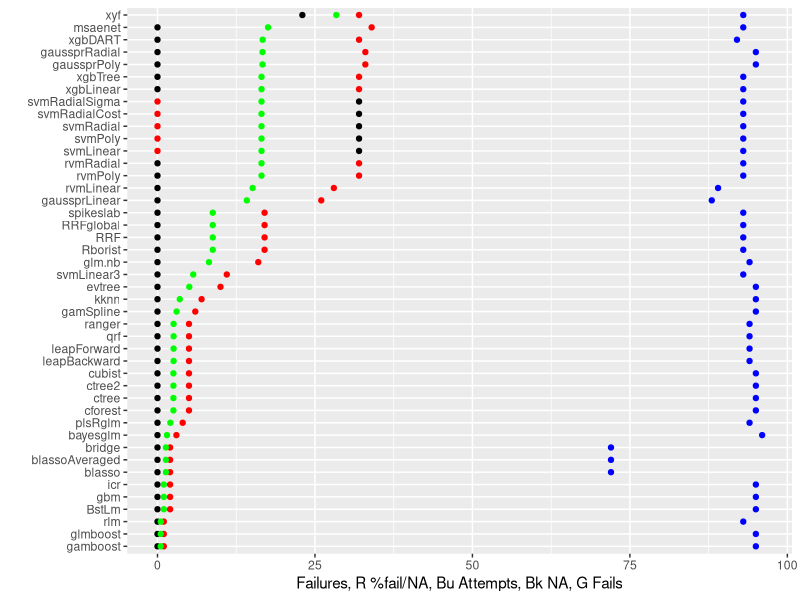
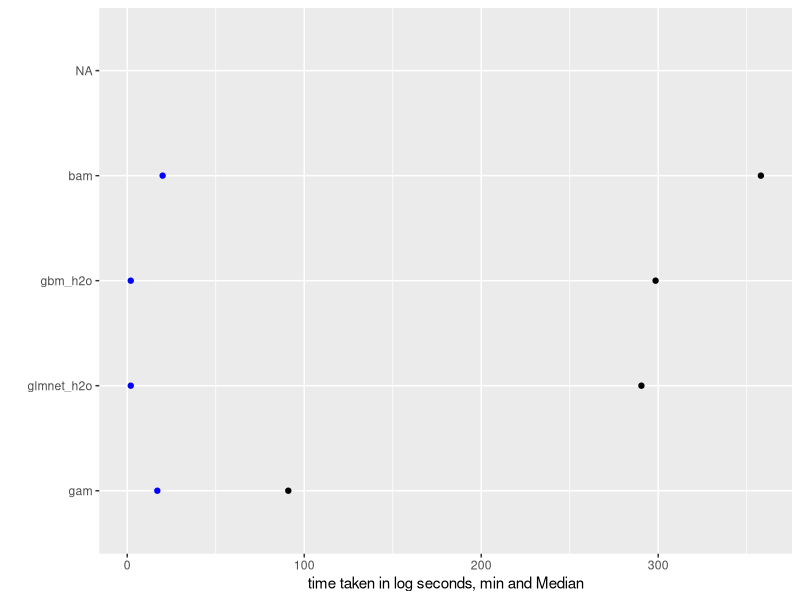
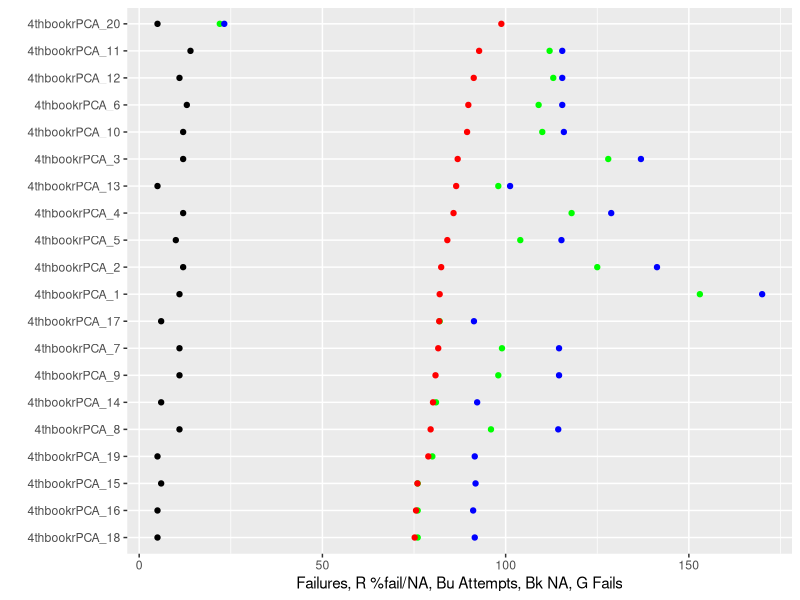
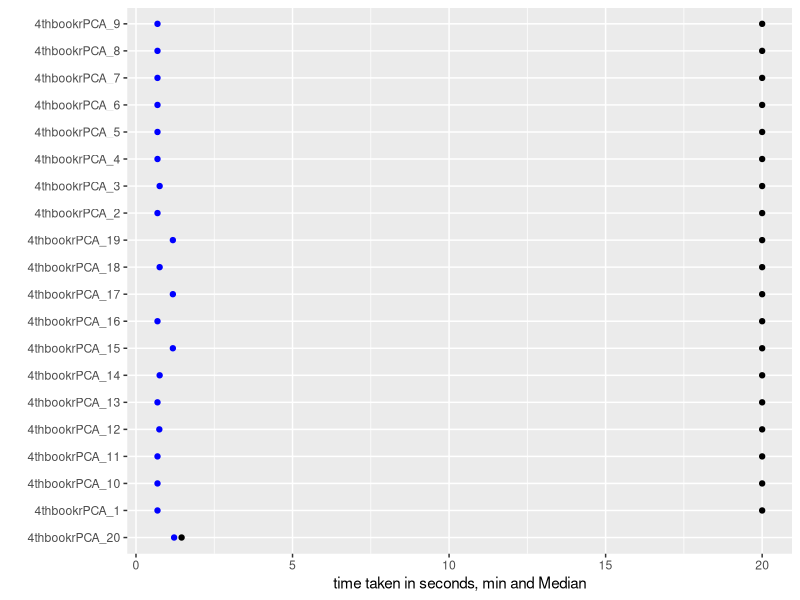
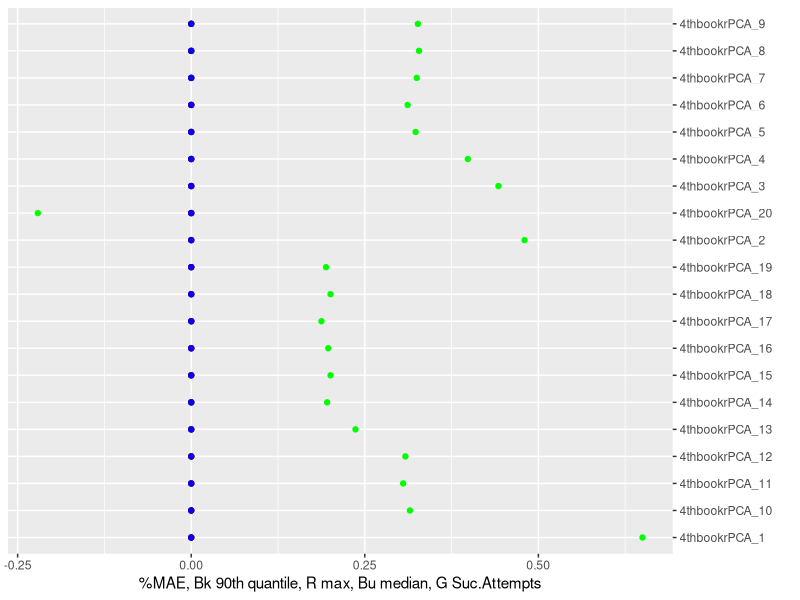
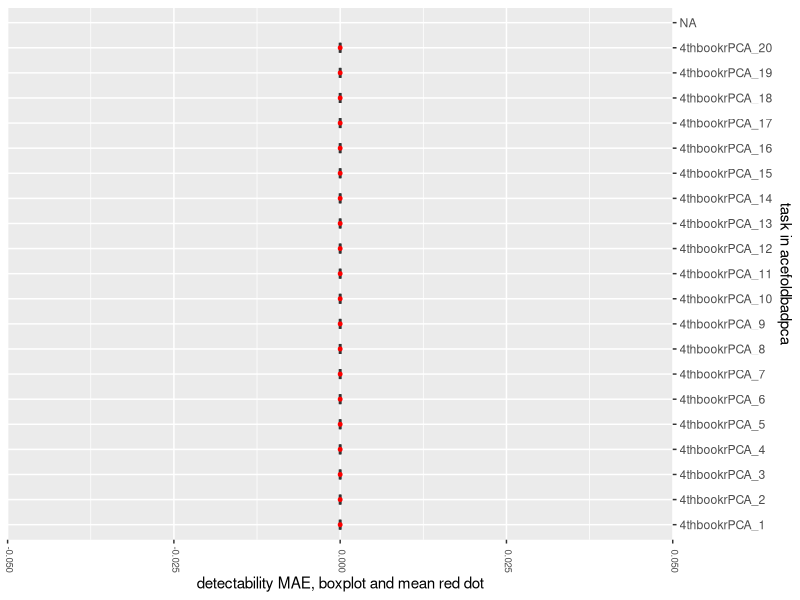
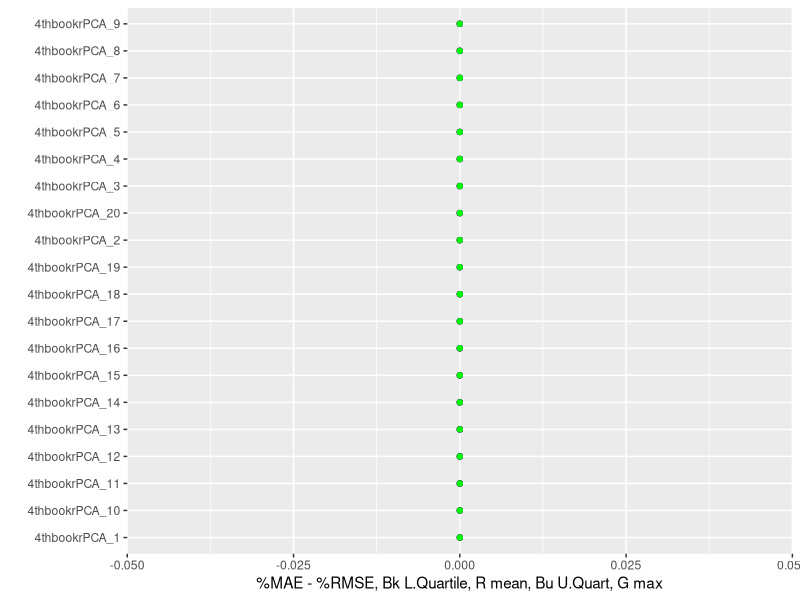
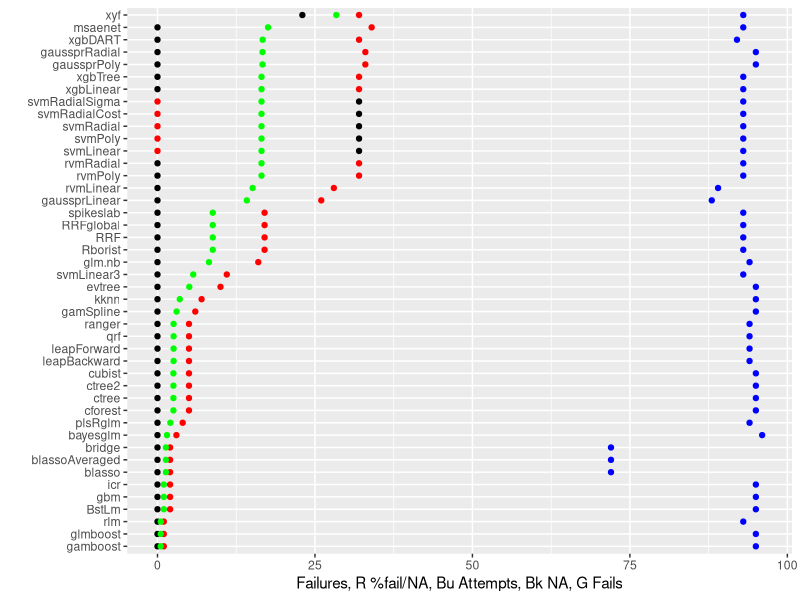

These figures' R source, in order: (Note: this script raises an error after producing the figures.)
#ggplot: how  label, print to file
exp.name<-"acefoldbadpca"
mainDir<-getwd()
subDir<-exp.name
expiramentresults<-read.csv("acefoldbadpca.csv", sep = ",",fill=TRUE, header =T,quote="",dec=".")
gene.expect<-matrix(data = NA, nrow = 100, ncol = 100, byrow = FALSE,
                    dimnames = NULL)#gene.expect<-read.csv("gens names.csv", sep = ",",fill=TRUE, header = F,quote="",dec=".")
dir.create(file.path(mainDir, subDir))
setwd(file.path(mainDir, subDir))

#for highfold
expiramentresults[,10] <- paste(expiramentresults[,10],expiramentresults[,16],sep="_")
expiramentresults<-expiramentresults[(expiramentresults[,7]!="perfect"),]

library(ggplot2)    
library(reshape2) 
#######percent failed######
fails.df<-data.frame()
countr=0
for(algo in unique(expiramentresults[,7]))
{
  countr=countr+1
  fails.df[countr,1]<-algo
  fails.df[countr,2]<-as.numeric(sum(expiramentresults[,7]==algo))
  fails.df[countr,3]<-as.numeric(sum((expiramentresults[,1]=="Fail")*(expiramentresults[,7]==algo), na.rm = T))
  fails.df[countr,4]<-as.numeric(sum((is.na(expiramentresults[,1]))*(expiramentresults[,7]==algo)))
  fails.df[countr,5]<-(as.numeric(fails.df[countr,4])+as.numeric(fails.df[countr,3]))/as.numeric(fails.df[countr,2])
}
iti <- order(fails.df[,5],-fails.df[,4])
fails.df<-rbind(fails.df)[iti,]
write.table(fails.df,
            file = paste(exp.name,"Fails.csv", sep = ""), append =F, quote = F, sep = ",",
            eol = "\n", na = "", dec = ".", row.names = F,
            col.names = F, qmethod = "double")
not.interesting<-(fails.df[,5]==1) + (fails.df[,5]<.001)
I.fails.df<-fails.df[!not.interesting,]
library(ggplot2)

z<-ggplot(I.fails.df, aes(y = I.fails.df[,4], x = reorder(I.fails.df[,1], I.fails.df[,5]))) + geom_point()+ coord_flip()
z+ geom_point(colour="red",aes(I.fails.df[,1] ,I.fails.df[,3]),na.rm = TRUE)+
  geom_point(colour="blue",aes(I.fails.df[,1] ,I.fails.df[,2]))+
  geom_point(colour="green",aes(I.fails.df[,1] ,(I.fails.df[,5]*.5*max(I.fails.df[,2]))))+
  ylab(paste("Failures, R %fail/NA, Bu Attempts, Bk NA, G Fails")) + xlab("")
ggsave(paste(exp.name,"Fails.png", sep = ""),plot = last_plot(),scale = 3)

#####time taken#####
time.df<-data.frame()
countr=0
for(algo in unique(expiramentresults[,7]))
{
  countr=countr+1
  only.algo<-(expiramentresults[,7]==algo)
  time.df[countr,1]<-algo
  time.df[countr,2]<-min(expiramentresults[only.algo,21],na.rm = T)
  time.df[countr,3]<-median(expiramentresults[only.algo,21],na.rm = T)
  time.df[countr,4]<-mean(expiramentresults[only.algo,21],na.rm = T)
  time.df[countr,5]<-max(expiramentresults[only.algo,21],na.rm = T)
}
iti <- order(time.df[,3],time.df[,4])
time.df<-rbind(time.df)[iti,]
write.table(time.df,
            file = paste(exp.name,"Time.csv", sep = ""), append =F, quote = F, sep = ",",
            eol = "\n", na = "", dec = ".", row.names = F,
            col.names = F, qmethod = "double")
not.interesting<-(time.df[,3]<10) 
I.time.df<-time.df[!not.interesting,]
time.df[,2]<-log(time.df[,2])
time.df[,3]<-log(time.df[,3])

z<-ggplot(I.time.df, aes(y = I.time.df[,3], x = reorder(I.time.df[,1], I.time.df[,3]))) + geom_point()+ coord_flip()
z+   geom_point(colour="blue",aes(I.time.df[,1] ,I.time.df[,2]))+
  ylab(paste("time taken in log seconds, min and Median")) + xlab("")


  #geom_point(colour="green",aes(I.time.df[,1] ,(I.time.df[,6]/max(I.time.df[,6]))))
  ggsave(paste(exp.name,"Time.png", sep = ""),plot = last_plot(),scale = 3)
  
#####success by task#### 
fails.df<-data.frame()
countr=0
for(algo in unique(expiramentresults[,10]))
{
  countr=countr+1
  fails.df[countr,1]<-algo
  fails.df[countr,2]<-as.numeric(sum(expiramentresults[,10]==algo))
  fails.df[countr,3]<-as.numeric(sum((expiramentresults[,1]=="Fail")*(expiramentresults[,10]==algo), na.rm = T))
  fails.df[countr,4]<-as.numeric(sum((is.na(expiramentresults[,1]))*(expiramentresults[,10]==algo)))
  fails.df[countr,5]<-(as.numeric(fails.df[countr,4])+as.numeric(fails.df[countr,3]))/as.numeric(fails.df[countr,2])
}
iti <- order(fails.df[,5],-fails.df[,4])
fails.df<-rbind(fails.df)[iti,]
write.table(fails.df,
            file = paste(exp.name,"FailsTask.csv", sep = ""), append =F, quote = F, sep = ",",
            eol = "\n", na = "", dec = ".", row.names = F,
            col.names = F, qmethod = "double")
not.interesting<-(fails.df[,5]==1) + (fails.df[,5]<.01)
I.fails.df<-fails.df#[!not.interesting,]


z<-ggplot(I.fails.df, aes(y = I.fails.df[,4], x = reorder(I.fails.df[,1], I.fails.df[,5]))) + geom_point()+ coord_flip()
z+ geom_point(colour="green",aes(I.fails.df[,1] ,I.fails.df[,3]),na.rm = TRUE)+
  geom_point(colour="blue",aes(I.fails.df[,1] ,I.fails.df[,2]*170/max(I.fails.df[,2])))+
  geom_point(colour="red",aes(I.fails.df[,1] ,(I.fails.df[,5]*.5*max(I.fails.df[,2]))))+
  ylab(paste("Failures, R %fail/NA, Bu Attempts, Bk NA, G Fails")) + xlab("")

ggsave(paste(exp.name,"FailTask.png", sep = ""),plot = last_plot(),scale = 3)

#####time taken by task#####
time.df<-data.frame()
countr=0
for(algo in unique(expiramentresults[,10]))
{
  countr=countr+1
  only.algo<-(expiramentresults[,10]==algo)
  time.df[countr,1]<-algo
  time.df[countr,2]<-min(expiramentresults[only.algo,17],na.rm = T)
  time.df[countr,3]<-median(expiramentresults[only.algo,17],na.rm = T)
  time.df[countr,4]<-mean(expiramentresults[only.algo,17],na.rm = T)
  time.df[countr,5]<-max(expiramentresults[only.algo,17],na.rm = T)
}
iti <- order(time.df[,3],time.df[,4])
time.df<-rbind(time.df)[iti,]
write.table(time.df,
            file = paste(exp.name,"TimeTask.csv", sep = ""), append =F, quote = F, sep = ",",
            eol = "\n", na = "", dec = ".", row.names = F,
            col.names = F, qmethod = "double")
not.interesting<-(time.df[,3]<40) 
I.time.df<-time.df#[!not.interesting,]

z<-ggplot(I.time.df, aes(y = I.time.df[,3], x = reorder(I.time.df[,1], I.time.df[,3]))) + geom_point()+ coord_flip()
z+   geom_point(colour="blue",aes(I.time.df[,1] ,I.time.df[,2]))+
  ylab(paste("time taken in seconds, min and Median")) + xlab("")
ggsave(paste(exp.name,"TimeTask.png", sep = ""),plot = last_plot(),scale = 3)

#geom_point(colour="red",aes(I.time.df[,1] ,I.time.df[,4]),na.rm = TRUE)
#+
#geom_point(colour="green",aes(I.time.df[,1] ,(I.time.df[,6]/max(I.time.df[,6]))))

######power to detect by task#####
exp.res.noF<-expiramentresults[,1]
exp.res.noF<-as.numeric(levels(exp.res.noF))[exp.res.noF]
exp.res.noF[is.na(exp.res.noF)]<-0
exp.res.noF[exp.res.noF<0]<-0
power.df<-data.frame()
countr=0
for(algo in unique(expiramentresults[,10]))
{
  countr=countr+1
  only.algo<-as.logical((expiramentresults[,10]==algo)*(expiramentresults[,1]!="Fail"))
  only.algo[is.na(only.algo)]<-F
  if(sum(only.algo, na.rm=T)<1) {
    countr=countr-1    
    next()}
  power.df[countr,1]<-algo
  power.df[countr,2]<-min(exp.res.noF[only.algo],na.rm = T)
  power.df[countr,3]<-median(exp.res.noF[only.algo],na.rm = T)
  power.df[countr,4]<-round(mean(exp.res.noF[only.algo],na.rm = T),digits = 3)
  power.df[countr,5]<-max(exp.res.noF[only.algo],na.rm = T)
  power.df[countr,6]<-sum(only.algo, na.rm=T)
  power.df[countr,7]<-round(quantile(exp.res.noF[only.algo], probs = .90, na.rm =T),digits = 3)
  power.df[countr,8]<-round(quantile(exp.res.noF[only.algo], probs = .75, na.rm =T),digits = 3)
  
}

iti <- order(power.df[,5],power.df[,7])
power.df<-rbind(power.df)[iti,]
write.table(power.df,
            file = paste(exp.name,"PowerTask.csv", sep = ""), append =F, quote = F, sep = ",",
            eol = "\n", na = "", dec = ".", row.names = F,
            col.names = F, qmethod = "double")
#power.df<-data.frame(power.df, row.names = 1:length(power.df[,1]))
not.interesting<-(power.df[,6]<10)+ is.na(power.df[,6]) 
I.power.df<-power.df[!not.interesting,]

z<-ggplot(I.power.df, aes(y = I.power.df[,7], x = reorder(I.power.df[,1], I.power.df[,5]))) + geom_point()+ coord_flip()
z+ geom_point(colour="red",aes(I.power.df[,1] ,I.power.df[,5]),na.rm = TRUE)+scale_x_discrete(position = "top")+
  geom_point(colour="blue",aes(I.power.df[,1] ,I.power.df[,3]))+
  #geom_point(colour="purple",aes(I.power.df[,1] ,I.power.df[,3]))+
  geom_point(colour="green",aes(I.power.df[,1] ,(I.power.df[,6]/max(I.power.df[,6])-.35)))+
  ylab(paste("%MAE, Bk 90th quantile, R max, Bu median, G Suc.Attempts")) + xlab("")
ggsave(paste(exp.name,"PowerTask.png", sep = ""),plot = last_plot(),scale = 3)

ttdd<-data.frame()
ttdz<-data.frame()
iti <- order(power.df[,4],power.df[,3])
power.df<-rbind(power.df)[iti,]
orderedlevels<-factor(expiramentresults[,10], power.df[,1],  ordered = T)
ttdz<-data.frame(exp.res.noF,orderedlevels)
ttdd<-ttdz[expiramentresults[,1]!="Fail",]

p <- ggplot(as.data.frame(ttdd), aes(x=melt(ttdd)[,1],y=melt(ttdd)[,3]))
p  +geom_boxplot(width=0.4) + stat_summary(fun.y = "mean", colour = "red", size = 1, geom = "point")+
  theme(axis.text.x=element_text(size=7, angle=270,hjust=0.95,vjust=0.2))+scale_x_discrete(position = "top")+
  xlab(paste("task in",exp.name)) + ylab("detectability MAE, boxplot and mean red dot") + coord_flip()

ggsave(paste(exp.name,"PowerTaskMean.png", sep = ""),plot = last_plot(),scale = 3)
#some algos are better at some category of tasks and missing them could affect statistic metric index
########difference between %MAE & %RMSE by task####
exp.res.noF<-expiramentresults[,1]
exp.res.noF<-as.numeric(levels(exp.res.noF))[exp.res.noF]
exp.res.noF[is.na(exp.res.noF)]<-0

exp.res.noF2<-expiramentresults[,2]
exp.res.noF2<-as.numeric(levels(exp.res.noF2))[exp.res.noF2]
exp.res.noF2[is.na(exp.res.noF2)]<-0
Results.Defactor<-data.frame(exp.res.noF,exp.res.noF2,expiramentresults[,3:length(expiramentresults[1,])])

exp.res.noFZ<-exp.res.noF;exp.res.noFZ2<-exp.res.noF2
for(countr in 1:length(exp.res.noFZ))
{if(exp.res.noFZ[countr]<0) exp.res.noFZ[countr]<-0
  if(exp.res.noFZ2[countr]<0) exp.res.noFZ2[countr]<-0 }
res.diff<-round((exp.res.noFZ-exp.res.noFZ2),digits = 3)
rel.res.diff<-(round((exp.res.noFZ-exp.res.noFZ2)/(exp.res.noFZ+exp.res.noFZ2),digits = 3))
rel.res.diff[is.na(rel.res.diff)]<-0

diff.df<-data.frame()
countr=0
for(algo in unique(Results.Defactor[,10]))
{
  countr=countr+1
  only.algo<-as.logical((Results.Defactor[,10]==algo)*(expiramentresults[,1]!="Fail"))
  only.algo[is.na(only.algo)]<-F
  if(sum(only.algo, na.rm=T)<1) {
    countr=countr-1    
    next()}
  diff.df[countr,1]<-algo
  diff.df[countr,2]<-sum(only.algo, na.rm=T)  
  fivenumber<-round(fivenum(res.diff[only.algo],na.rm = T),digits = 3)
  diff.df[countr,3]<-(fivenumber[1]);diff.df[countr,4]<-(fivenumber[2])
  diff.df[countr,5]<-(fivenumber[3]);diff.df[countr,6]<-(fivenumber[4]);diff.df[countr,7]<-(fivenumber[5])
  diff.df[countr,8]<-round(mean(res.diff[only.algo],na.rm = T),digits = 3)
  fivenumber<-round(fivenum(rel.res.diff[only.algo],na.rm = T),digits = 3)
  diff.df[countr,9]<-(fivenumber[1]);diff.df[countr,10]<-(fivenumber[2])
  diff.df[countr,11]<-(fivenumber[3]);diff.df[countr,12]<-(fivenumber[4]);diff.df[countr,13]<-(fivenumber[5])
  diff.df[countr,14]<-round(mean(rel.res.diff[only.algo],na.rm = T),digits = 3)
}

iti <- order(diff.df[,5],diff.df[,11])
diff.df<-rbind(diff.df)[iti,]
write.table(diff.df,
            file = paste(exp.name,"DiffTask.csv", sep = ""), append =F, quote = F, sep = ",",
            eol = "\n", na = "", dec = ".", row.names = F,
            col.names = F, qmethod = "double")
#diff.df<-data.frame(diff.df, row.names = 1:length(diff.df[,1]))
not.interesting<-(diff.df[,6]<10)+ is.na(diff.df[,6]) 
I.diff.df<-diff.df#[!not.interesting,]

z<-ggplot(I.diff.df, aes(y = I.diff.df[,4], x = reorder(I.diff.df[,1], I.diff.df[,8]))) + geom_point()+ coord_flip()
z+ geom_point(colour="red",aes(I.diff.df[,1] ,I.diff.df[,8]),na.rm = TRUE)+
  geom_point(colour="blue",aes(I.diff.df[,1] ,I.diff.df[,6]))+
  geom_point(colour="green",aes(I.diff.df[,1] ,(I.diff.df[,7])))+
  ylab(paste("%MAE - %RMSE, Bk L.Quartile, R mean, Bu U.Quart, G max")) + xlab("")
ggsave(paste(exp.name,"DiffTask.png", sep = ""),plot = last_plot(),scale = 3)

#########acceptable minimum ######
acceptablePloss<-.05
lowestFindScore<-.01
acceptAlgo.df<-data.frame()
acceptAlgo.df[1,1]<-NA
acceptAlgo.df[,c(1:400)]<-NA
acceptAlgo.Rdf<-data.frame()
acceptAlgo.Rdf[1,1]<-NA
acceptAlgo.Rdf[,c(1:400)]<-NA
countr=0
for(algo in unique(expiramentresults[,10]))
{
  countr=countr+1
  only.algo<-as.logical((expiramentresults[,10]==algo)*(expiramentresults[,1]!="Fail"))
  only.algo[is.na(only.algo)]<-F
  if(sum(only.algo, na.rm=T)<1) {
    countr=countr-1    
    next()}
  taskSeek=(power.df[,1]==algo)
  if(power.df[taskSeek,5]<lowestFindScore) {countr=countr-1 ; next()}
  minAccept<-power.df[taskSeek,5]*(1-acceptablePloss)
  acceptAlgo.df[countr,1]<-algo
  acceptAlgo<-as.logical((exp.res.noF>minAccept)*only.algo)
  acceptAlgo.df[countr,2]<-sum(acceptAlgo)
  acceptAlgo.df[countr,3]<-power.df[taskSeek,5]
  acceptAlgo.df[countr,4:(sum(acceptAlgo)+3)]<-as.character(expiramentresults[acceptAlgo,7])
  acceptAlgo.Rdf[countr,4:(sum(acceptAlgo)+3)]<-as.numeric(as.character(expiramentresults[acceptAlgo,1]))
 }

for(countr in 1:length(acceptAlgo.df[,3]))
{
  iti <- order(as.numeric(acceptAlgo.Rdf[countr,4:(acceptAlgo.df[countr,2]+3)]), decreasing = T)
  acceptAlgo.df[countr,4:(acceptAlgo.df[countr,2]+3)]<-(acceptAlgo.df[countr,4:(acceptAlgo.df[countr,2]+3)])[iti]
}

iti <- order(acceptAlgo.df[,3],acceptAlgo.df[,2])
#acceptAlgo.df<-rbind(acceptAlgo.df)[iti,]
gene.expect[,3]<-1#,gene.expect[length(acceptAlgo.df[,1]),3]
out<-data.frame(acceptAlgo.df[,1:2],acceptAlgo.df[,3:length(acceptAlgo.df[1,])])
write.table(out,
            file = paste(exp.name,acceptablePloss,"MinNecessary.csv", sep = ""), append =F, quote = F, sep = ",",
            eol = "\n", na = "", dec = ".", row.names = F,
            col.names = F, qmethod = "double")




######power to detect#####
exp.res.noF<-expiramentresults[,1]
exp.res.noF<-as.numeric(levels(exp.res.noF))[exp.res.noF]
exp.res.noF[is.na(exp.res.noF)]<-0
exp.res.noF[exp.res.noF<0]<-0

algPower.df<-data.frame()
countr=0
for(algo in unique(expiramentresults[,7]))
{
  countr=countr+1
  only.algo<-as.logical((expiramentresults[,7]==algo)*(expiramentresults[,1]!="Fail"))
  only.algo[is.na(only.algo)]<-F
  if(sum(only.algo, na.rm=T)<1) {
    countr=countr-1    
    next()}
  algPower.df[countr,1]<-algo
  algPower.df[countr,2]<-round(mean(exp.res.noF[only.algo],na.rm = T),digits = 3)

}

algo.max<-vector()
for(countr in 1:length(exp.res.noF)){
  for(task in 1:length(power.df[,1])){
    if(power.df[task,1]==expiramentresults[countr,10]){
      algo.max[countr]<-power.df[task,5]}}}

algo.max[algo.max<.2]<-.2
exp.res.noF<-exp.res.noF/algo.max
#exp.res.noF<-exp.res.noF+1-algo.max

#algPower.df<-data.frame()
countr=0
for(algo in unique(expiramentresults[,7]))
{
  countr=countr+1
  only.algo<-as.logical((expiramentresults[,7]==algo)*(expiramentresults[,1]!="Fail"))
  only.algo[is.na(only.algo)]<-F
  if(sum(only.algo, na.rm=T)<1) {
    countr=countr-1    
    next()}
  #algPower.df[countr,1]<-algo
  algPower.df[countr,3]<-min(exp.res.noF[only.algo],na.rm = T)
  algPower.df[countr,4]<-median(exp.res.noF[only.algo],na.rm = T)
  #algPower.df[countr,4]<-round(mean(exp.res.noF[only.algo],na.rm = T),digits = 3)
  algPower.df[countr,5]<-max(exp.res.noF[only.algo],na.rm = T)
  algPower.df[countr,6]<-sum(only.algo, na.rm=T)
  algPower.df[countr,7]<-round(quantile(exp.res.noF[only.algo], probs = c(.7), na.rm =T),digits = 3)
  algPower.df[countr,8]<-round(quantile(exp.res.noF[only.algo], probs = c(.8), na.rm =T),digits = 3)
  algPower.df[countr,9]<-round(quantile(exp.res.noF[only.algo], probs = c(.9), na.rm =T),digits = 3)
}

iti <- order(algPower.df[,4],algPower.df[,8])
algPower.df<-rbind(algPower.df)[iti,]
write.table(algPower.df,
            file = paste(exp.name,"Power.csv", sep = ""), append =F, quote = F, sep = ",",
            eol = "\n", na = "", dec = ".", row.names = F,
            col.names = F, qmethod = "double")
#algPower.df<-data.frame(algPower.df, row.names = 1:length(algPower.df[,1]))
not.interesting<-(algPower.df[,6]<20)+(algPower.df[,4]<.2)+ is.na(algPower.df[,6]) 
I.power.df<-algPower.df[!not.interesting,]

z<-ggplot(I.power.df, aes(y = I.power.df[,2], x = reorder(I.power.df[,1], I.power.df[,2]))) + 
  geom_point()+#+##+coord_flip()
  theme(axis.text.x=element_text(size=7, angle=270,hjust=0.95,vjust=0.2))+scale_x_discrete(position = "top")
z+ geom_point(colour="red",aes(I.power.df[,1] ,I.power.df[,8]),na.rm = TRUE)+
  geom_point(colour="blue",aes(I.power.df[,1] ,I.power.df[,5]))+
  xlab("") + ylab("%MAE, ord. by mean, G Succ.Attempts, Bk mean, Bu P R Max 90 80 quant of max for task") +
  geom_point(colour="purple",aes(I.power.df[,1] ,I.power.df[,9]))+
  geom_point(colour="green",aes(I.power.df[,1] ,(I.power.df[,6]/max(I.power.df[,6])-.45)))
ggsave(paste(exp.name,"Power.png", sep = ""),plot = last_plot(),scale = 3)

#some tasks are harder and thus improvement in them should count for more
#that affects the black mean but not red-blue bc 1-0 is % of max score on that task
#some algos are better at some category of tasks and these tasks are overepresented
#that affects the black mean but less red-blue bc as only method's best 20% matter
z<-ggplot(I.power.df, aes(y = I.power.df[,2], x = reorder(I.power.df[,1], I.power.df[,8]))) + 
  geom_point()+#+##+coord_flip()
  theme(axis.text.x=element_text(size=7, angle=270,hjust=0.95,vjust=0.2))+scale_x_discrete(position = "top")
z+ geom_point(colour="red",aes(I.power.df[,1] ,I.power.df[,8]),na.rm = TRUE)+
  geom_point(colour="blue",aes(I.power.df[,1] ,I.power.df[,5]))+
  xlab("") + ylab("%MAE, ord. by 80%, G Succ.Attempts, Bk mean, Bu P R Max 90 80 quant of max for task") +
  geom_point(colour="purple",aes(I.power.df[,1] ,I.power.df[,9]))+
  geom_point(colour="green",aes(I.power.df[,1] ,(I.power.df[,6]/max(I.power.df[,6])-.45)))
ggsave(paste(exp.name,"PowerReorder.png", sep = ""),plot = last_plot(),scale = 3)
z<-ggplot(I.power.df, aes(y = I.power.df[,2], x = reorder(I.power.df[,1], I.power.df[,9]))) + 
  geom_point()+#+##+coord_flip()
  theme(axis.text.x=element_text(size=7, angle=270,hjust=0.95,vjust=0.2))+scale_x_discrete(position = "top")
z+ geom_point(colour="red",aes(I.power.df[,1] ,I.power.df[,8]),na.rm = TRUE)+
  geom_point(colour="blue",aes(I.power.df[,1] ,I.power.df[,5]))+
  xlab("") + ylab("%MAE, ord. by 90%, G Succ.Attempts, Bk mean, Bu P R Max 90 80 quant of max for task") +
  geom_point(colour="purple",aes(I.power.df[,1] ,I.power.df[,9]))+
  geom_point(colour="green",aes(I.power.df[,1] ,(I.power.df[,6]/max(I.power.df[,6])-.45)))
ggsave(paste(exp.name,"PowerReorder2.png", sep = ""),plot = last_plot(),scale = 3)
################end#######
setwd(file.path(mainDir))
